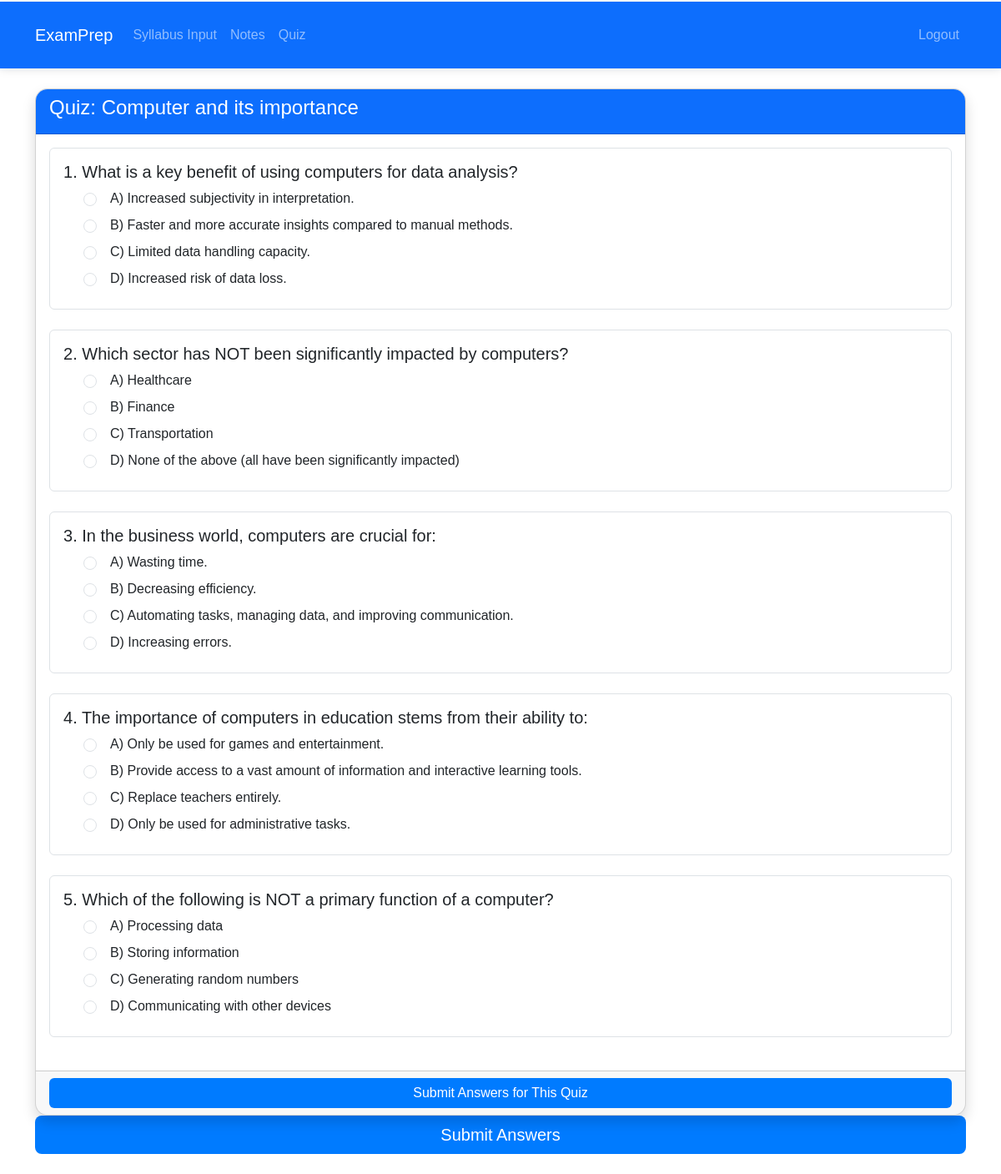
The app's page /quiz/ (signed in) with its own data.
### core/models.py (models this page shows, shortened)
class Syllabus(models.Model):
    user = models.ForeignKey(User, on_delete=models.CASCADE)
    content = models.TextField()
    file = models.FileField(upload_to='syllabus_files/', blank=True, null=True)  # Optional file upload
    created_at = models.DateTimeField(auto_now_add=True)

class Quizzes(models.Model):
    syllabus = models.ForeignKey('core.Syllabus', on_delete=models.CASCADE)
    question = models.TextField()
    options = models.JSONField()
    answer = models.CharField(max_length=255)
    created_at = models.DateTimeField(auto_now_add=True)

### core/views.py (the view, shortened to what this page needs)
# urls.py: path('quiz/', views.quiz, name="quiz"),
@login_required
def quiz(request):
    quizzes = Quizzes.objects.filter(syllabus__user=request.user).select_related('syllabus').order_by('-created_at')
    results = {}
    submitted = False
    submitted_syllabus_id = None
    syllabus_quizzes_grouped = defaultdict(list)
    for quiz in quizzes:
        syllabus_quizzes_grouped[quiz.syllabus].append(quiz)
    return render(request, 'quiz.html', {
        'syllabus_quizzes': dict(syllabus_quizzes_grouped),
        'submitted': submitted,
        'submitted_syllabus_id': submitted_syllabus_id,
        'results': results
    })

### templates/quiz.html (shortened to what this page needs)
{% extends 'base.html' %}
{% load static %}
{% load custom_filters %}
{% block content %}
<div class="container mt-4">
    {% if syllabus_quizzes %}
    <form method="POST">
        {% for syllabus, quizzes in syllabus_quizzes.items %}
<form method="POST" class="mb-4">
    <div class="card shadow">
        <div class="card-header bg-primary text-white">
            <h4>Quiz: {{ syllabus.content|truncatechars:80 }}</h4>
        </div>
        <div class="card-body">
            {% for quiz in quizzes %}
            <div class="mb-4 p-3 border rounded">
                <h5>{{ forloop.counter }}. {{ quiz.question }}</h5>
                {% for letter, option_text in quiz.options.options.items %}
                <div class="form-check ms-4 my-2">
                    <input class="form-check-input"
                           type="radio"
                           name="question_{{ quiz.id }}"
                           id="q{{ quiz.id }}_{{ letter }}"
                           value="{{ letter }}"
                           {% if submitted_syllabus_id == syllabus.id|stringformat:"s" and quiz.id in results and results|dict_get:quiz.id.selected == letter %}checked{% endif %}>
                    <label class="form-check-label
                           "
                           for="q{{ quiz.id }}_{{ letter }}">
                        {{ letter }}) {{ option_text }}
                    </label>
                </div>
                {% endfor %}
            </div>
            {% endfor %}
        </div>
        <div class="card-footer">
            <button type="submit" class="btn btn-primary w-100">
                Submit Answers for This Quiz
            </button>
        </div>
    </div>
</form>
{% endfor %}
        {% if not submitted %}
        <button type="submit" class="btn btn-primary btn-lg w-100 mb-4">
            Submit Answers
        </button>
        {% else %}
        <a href="{% url 'quiz' %}" class="btn btn-outline-primary w-100 mb-4">
            Try Again
        </a>
        {% endif %}
    </form>
    {% endif %}
</div>
{% endblock %}

### templates/base.html (shortened to what this page needs)
{% load static %}
<!DOCTYPE html>
<html lang="en">
<head>
    <link href="https://cdn.jsdelivr.net/npm/bootstrap@5.3.0/dist/css/bootstrap.min.css" rel="stylesheet">
    <link href="https://cdnjs.cloudflare.com/ajax/libs/font-awesome/6.0.0-beta3/css/all.min.css" rel="stylesheet">
    <link href="{% static 'styles.css' %}" rel="stylesheet">
</head>
<body>
    <nav class="navbar navbar-expand-lg navbar-dark bg-primary">
        <div class="container">
            <a class="navbar-brand" href="{% url 'home' %}">ExamPrep</a>
            <div class="collapse navbar-collapse" id="navbarNav">
                <ul class="navbar-nav me-auto">
                    {% if user.is_authenticated %}
                        <li class="nav-item">
                            <a class="nav-link" href="{% url 'syllabus_input' %}">Syllabus Input</a>
                        </li>
                        <li class="nav-item">
                            <a class="nav-link" href="{% url 'notes' %}">Notes</a>
                        </li>
                        <li class="nav-item">
                            <a class="nav-link" href="{% url 'quiz' %}">Quiz</a>
                        </li>
                    {% endif %}
                </ul>
                <ul class="navbar-nav ms-auto">
                    {% if user.is_authenticated %}
                        <li class="nav-item">
                            <a class="nav-link" href="{% url 'logout' %}">Logout</a>
                        </li>
                    {% endif %}
                </ul>
            </div>
        </div>
    </nav>
    {% block content %}
    {% endblock %}
</body>
</html>

### static/styles.css (style rules this page uses)
body { font-family: 'Arial', sans-serif; padding-top: 2px }
.navbar { box-shadow: 0 2px 10px rgba(0, 0, 0, 0.1); padding: 20px; }
.card { transition: transform 0.3s ease, box-shadow 0.3s ease; border-radius: 10px; }
.card { border-radius: 15px; overflow: hidden; }
.card-header { border-radius: 15px 15px 0 0; }
.btn-primary { background-color: #007bff; border: none; transition: background-color 0.3s ease, transform 0.3s ease; }
.form-check-input { margin-top: 0.3em; }
.form-check-label { margin-left: 0.5em; }

### records on screen
Syllabus: content "Computer and its importance"
Quizzes: question "What is a key benefit of using computers for data analysis?", id "☐ A) Increased subjectivity in i" "☐ B) Faster and more accurate in" "☐ C) Limited data handling capac" "☐ D) Increased risk of data loss", options "A" "B" "C" "D", options "Increased subjectivity in interpretation." "Faster and more accurate insights compared to manual methods." "Limited data handling capacity." "Increased risk of data loss."
Quizzes: question "Which sector has NOT been significantly impacted by computers?", id "☐ A) Healthcare" "☐ B) Finance" "☐ C) Transportation" "☐ D) None of the above (all have", options "A" "B" "C" "D", options "Healthcare" "Finance" "Transportation" "None of the above (all have been significantly impacted)"
Quizzes: question "In the business world, computers are crucial for:", id "☐ A) Wasting time." "☐ B) Decreasing efficiency." "☐ C) Automating tasks, managing" "☐ D) Increasing errors.", options "A" "B" "C" "D", options "Wasting time." "Decreasing efficiency." "Automating tasks, managing data, and improving communication." "Increasing errors."
Quizzes: question "The importance of computers in education stems from their ability to:", id "☐ A) Only be used for games and" "☐ B) Provide access to a vast am" "☐ C) Replace teachers entirely." "☐ D) Only be used for administra", options "A" "B" "C" "D", options "Only be used for games and entertainment." "Provide access to a vast amount of information and interactive learning tools." "Replace teachers entirely." "Only be used for administrative tasks."
Quizzes: question "Which of the following is NOT a primary function of a computer?", id "☐ A) Processing data" "☐ B) Storing information" "☐ C) Generating random numbers" "☐ D) Communicating with other de", options "A" "B" "C" "D", options "Processing data" "Storing information" "Generating random numbers" "Communicating with other devices"
